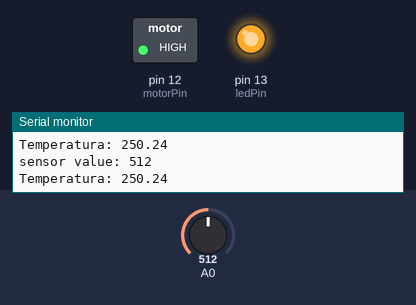
A sketch run on a simulated Arduino Uno, built with avr-gcc and run on an emulated ATmega328P. Parts: switched loads named in the sketch (green lamp = pin HIGH), output pins drawn as LEDs (lit = HIGH), the last lines printed to the serial monitor. Inputs (shaded band) come from the test bench; at power-on: A0 = 512.

Above: at 2.8 s.
2.9 s: A0 set to 54
5.6 s: A0 set to 46
At 6.8 s:
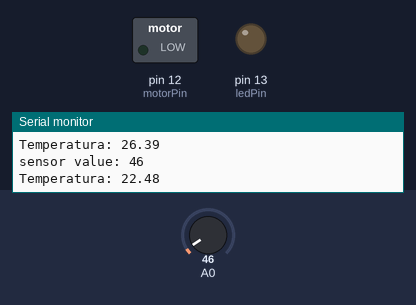
8.3 s: A0 set to 12
11.2 s: A0 set to 9
At 12.4 s:
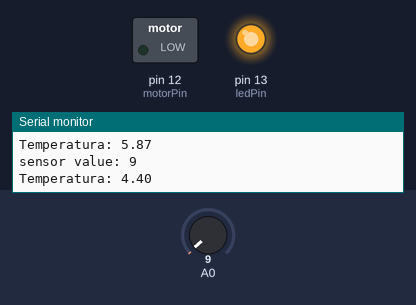
17.0 s: A0 set to 35
At 18.0 s:
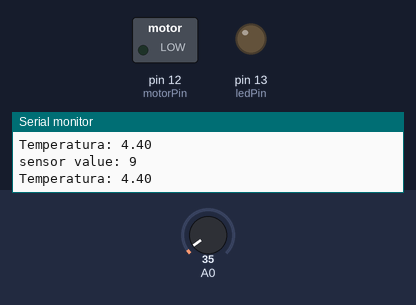
19.7 s: A0 set to 0
At 20.4 s:
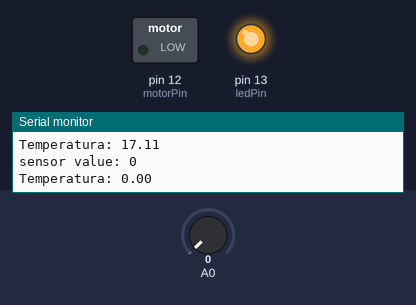
Timing chart, 0 to 25.0 s (numbered marks = the images above; inputs shaded):
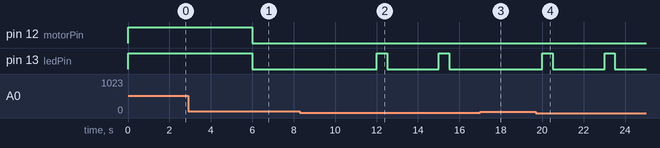

The sketch:

Circuito.ino
```cpp
int ledPin = 13;
int motorPin = 12;
float temp;
int sensorValue;

void setup()
{
  pinMode(ledPin, OUTPUT);
  pinMode(motorPin, OUTPUT);
  Serial.begin(9600);
  Serial.println("### Temperatura monitor ###");
}

void loop()
{
  sensorValue = analogRead(A0);
  Serial.print("sensor value: ");
  Serial.println(sensorValue);

  temp = sensorValue * (5.0 / 1023.0) * 100;
  Serial.print("Temperatura: ");
  Serial.println(temp);

  if (temp < 5.0) {
    digitalWrite(ledPin, HIGH);
    delay(500);
    digitalWrite(ledPin, LOW);
    delay(500);
  }
  else if (temp >= 6.0 && temp <= 25.0) {
    digitalWrite(ledPin, LOW);
    digitalWrite(motorPin, LOW);
  }
  else if (temp > 25.0) {
    digitalWrite(ledPin, HIGH);
    digitalWrite(motorPin, HIGH);
  }

  delay(2000);
}
```

Measured:
- the behaviour switches between 52 and 51 on A0 (found by bisection; images 0 and 1)
- the behaviour switches between 11 and 10 on A0 (found by bisection; images 1 and 2)
- after the input at 5.6 s, pin 12 (motorPin), pin 13 (ledPin): HIGH → LOW after 0.41 s
- after the input at 11.2 s, pin 13 (ledPin): alternates HIGH for 0.50 s and LOW for 2.5 s, starting after 0.81 s
- after the input at 17.0 s, pin 13 (ledPin): stays LOW (without the input it goes to HIGH after 1.0 s)
- after the input at 19.7 s, pin 13 (ledPin): alternates HIGH for 0.50 s and LOW for 2.5 s, starting after 0.31 s
